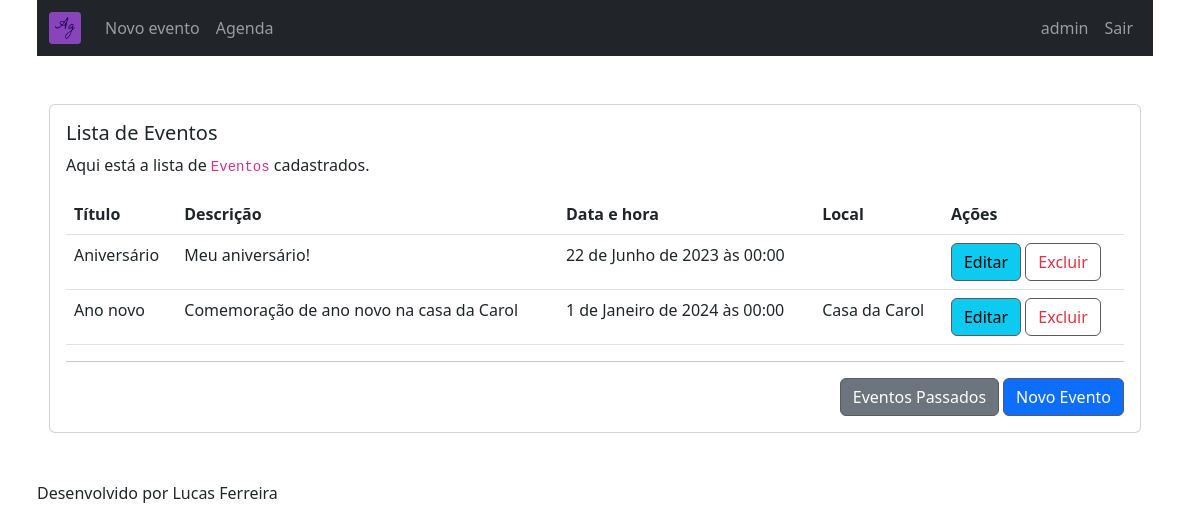
The page /agenda/ (signed in) on the database as committed earlier.
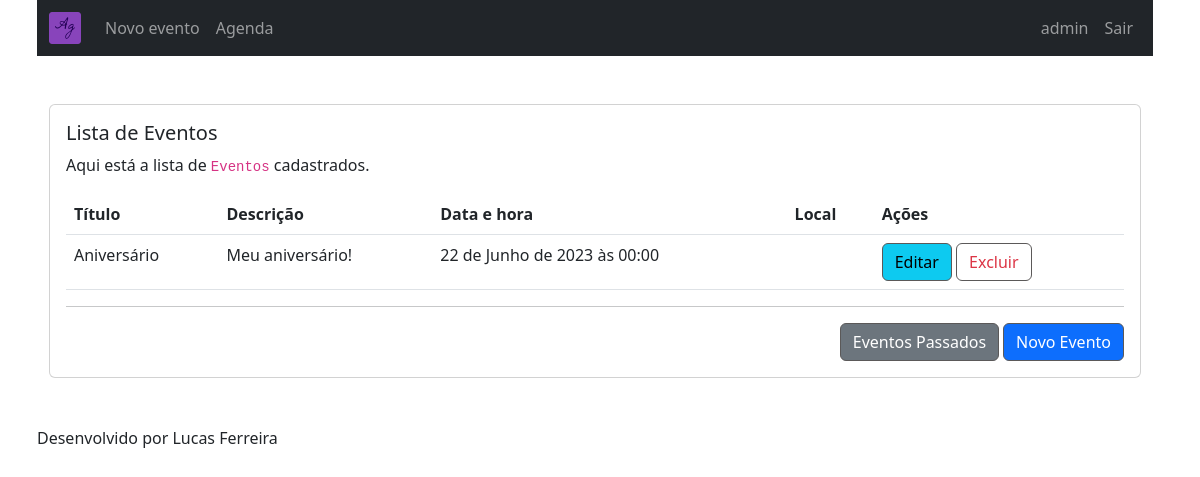
The same page on the database as committed later.
### core/models.py (models this page shows, shortened)
class Evento(models.Model):
    titulo = models.CharField(max_length=100)
    descricao = models.TextField(blank=True, null=True)
    local = models.CharField(max_length=4000, blank=True, null=True)
    data_evento = models.DateTimeField(verbose_name='Data do Evento')
    data_criacao = models.DateTimeField(auto_now=True, verbose_name='Data de Criação')
    usuario = models.ForeignKey(User, on_delete=models.CASCADE)
    regra_repeticao = models.ForeignKey(RegraRepeticao, blank=True, null=True, on_delete=models.SET_NULL)

### core/views.py (the view)
# urls.py: path('agenda/', views.lista_eventos, name="lista_eventos"),
@requires_login
def lista_eventos(request) -> HttpResponse:
    usuario = request.user
    data_atual = datetime.now() - timedelta(hours=24)
    eventos = models.Evento.objects.filter(usuario=usuario, data_evento__gte=data_atual)
    dados = {'eventos': eventos}
    return render(request, 'lista.html', dados)

### agenda/templates/agenda/lista.html (shortened to what this page needs)
{% extends "_layouts/model_page.html" %}
{% block content %}
<div class="container">
  <div class="row">
    <div class="col-lg-12 col-md-12 col-sm-12 col-xs-12">
      <div class="card">
        <div class="card-body">
          <h5 class="card-title">Lista de Eventos</h5>
          {% if eventos|length > 0 %}
            <p class="card-text">
              Aqui está a lista de <code>Eventos</code> cadastrados.
            </p>
            <table class="table">
              <thead class="thead-dark">
              <tr>
                <th>Título</th>
                <th>Descrição</th>
                <th>Data e hora</th>
                <th>Local</th>
                <th>Ações</th>
              </tr>
              </thead>
              <tbody>
              {% for evento in eventos %}
                <tr>
                  <td>{{ evento.titulo }}</td>
                  <td>
                      {% if evento.descricao is not None %}
                          {{ evento.descricao }}
                      {% endif%}
                  </td>
                  <td>
                      {% if evento.data_evento is not None %}
                          {{ evento.data_evento }}
                      {% endif %}
                  </td>
                  <td>
                      {% if evento.local is not None %}
                          {{ evento.local }}
                      {% endif %}
                  </td>
                  <td>
                    <a href="evento/?id={{ evento.id }}"
                       class="btn btn-info">
                      Editar
                    </a>
                    <a href="evento/delete/{{ evento.id }}/"
                      class="btn btn-outline-danger">
                        Excluir
                    </a>
                  </td>
                </tr>
              {% endfor %}
              </tbody>
            </table>
        {% else %}
          <div class="text-center mt-5 mb-5 jumbotron">
            <h5>Nenhum Evento cadastrado ainda.</h5>
          </div>
        {% endif %}
          <hr />
          <div class="text-right d-flex justify-content-end">
            <a href="{% url 'historico_eventos' %}" class="btn btn-secondary me-1">Eventos Passados</a>
            <a href="{% url 'evento' %}" class="btn btn-primary">
              Novo Evento
            </a>
          </div>
        </div>
      </div>
    </div>
  </div>
</div>
{% endblock %}

### agenda/templates/agenda/_layouts/model_page.html (shortened to what this page needs)
<!DOCTYPE html>
{% load static %}
<html lang="pt-br">
<head>
    <link href="https://cdn.jsdelivr.net/npm/bootstrap@5.3.0-alpha1/dist/css/bootstrap.min.css" rel="stylesheet">
    <link rel="stylesheet" href="{% static 'agenda/css/main.css' %}" type="text/css">
</head>
<body>
<div class="container">
    <nav class="navbar navbar-expand-lg navbar-dark bg-dark">
        <div class="container-fluid">
            <div class="navbar-header">
                <a class="navbar-brand" href="{% url 'index' %}">
                    <img src="{% static 'agenda/img/favicon.png' %}" height='32px'>
                </a>
            </div>
            <div class="collapse navbar-collapse" id="navbarNavAltMarkup">
                <ul class="navbar-nav">
                    <li class="nav-item"><a class="nav-item nav-link" href="{% url 'evento' %}">Novo evento</a></li>
                    <li class="nav-item"><a class="nav-item nav-link" href="{% url 'lista_eventos' %}">Agenda</a></li>
                </ul>
                <ul class="navbar-nav ms-auto mb-2 mb-md-0">
                    {% if request.user is not None %}
                        <li class="nav-item"><a class="nav-item nav-link">{{ request.user.username }}</a></li>
                    {% endif %}
                    <li class="nav-item"><a class="nav-link" href="{% url 'logout' %}">Sair</a></li>
                </ul>
            </div>
        </div>
    </nav>
    <br><br>
    {% block content %} {% endblock %}
    <br><br>
    <p> Desenvolvido por Lucas Ferreira </p>
</div>
</body>
</html>

### agenda/static/agenda/css/main.css (style rules this page uses)
body { margin-left: 10px; margin-right: 20px; }
.btn { border-stile: solid; border-width: 1px; border-color: #5b5959 !important; }

Rows that differ between the two databases and show on the page:
removed Evento: titulo "Ano novo", descricao "Comemoração de ano novo na casa da Carol", data_evento "1 de Janeiro de 2024 às 00:00", local "Casa da Carol"
